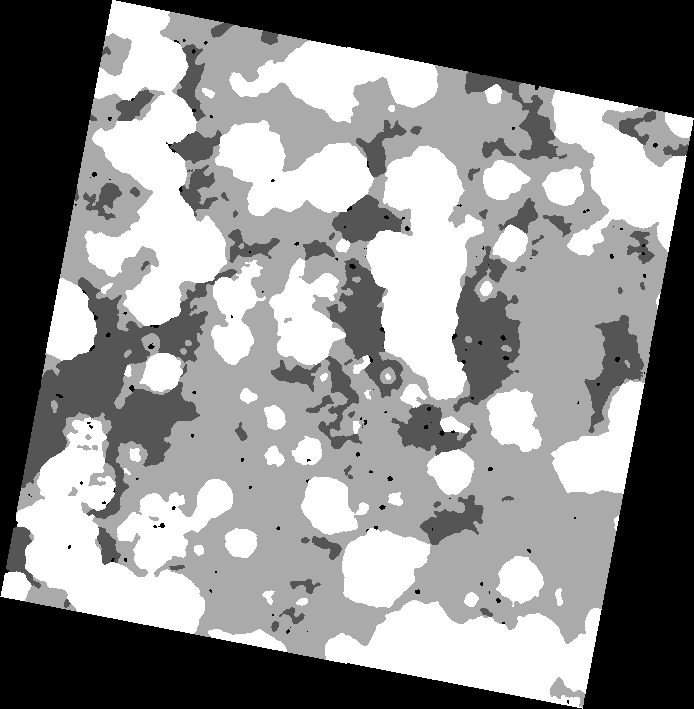
#> input picture optimized_image.tif, 694 x 709 px
$ python rotate.py ../optimized_image.tif out.png ../rotated_image.tif
#> lines starting #> are read from the running program, lines starting #| are printed output that depends on the picture
import numpy as np
from PIL import Image
import math
import sys

def optimize_rotation(image, max_angle=30, step=0.01):
    """ Determines the optimal rotation angle for an image to make it as square as possible.

    Parameters
    ==========

    max_angle = 30
    step = 0.01

    """
    n_zeros = 1e20
    delta_n = -1e20
    for angle in np.arange(0, 20, 0.01):
        im = crop(scale_and_rotate_image(image, 1, 1, angle, mode='I;16'))
        fit = np.sum(np.array(im) == 0)
        delta_n = fit - n_zeros
        #print("DEBUG",angle,delta_n,n_zeros,fit)
        if delta_n > 4000:
            im_final = crop(scale_and_rotate_image(image, 1, 1, optimal_angle, mode='I;16'))
            print("Found optimum angle, {angle}.".format(angle=optimal_angle))
            return im_final
        if fit < n_zeros:
            n_zeros = fit
            optimal_angle = angle
    raise ValueError("max_angle ({angle}) too low. No optimum angle found".format(angle=max_angle))

def crop(image=None):
    data = np.asarray(image)
#> data is the input picture: shape (709, 694) uint16; min 0, max 3, mean 1.64

    non_empty_columns = np.where(data.max(axis=0)>0)[0]
#> non_empty_columns = 694 values from 0 to 693
    non_empty_rows = np.where(data.max(axis=1)>0)[0]
#> non_empty_rows = 709 values from 0 to 708

    cropBox = (min(non_empty_rows), max(non_empty_rows), min(non_empty_columns), max(non_empty_columns))
#> cropBox = (0, 708, 0, 693)

    data_crop = data[cropBox[0]:cropBox[1]+1, cropBox[2]:cropBox[3]+1]

    return Image.fromarray(data_crop)

def scale_and_rotate_image(im, sx, sy, deg_ccw, mode='RGBA', color=None):
    im_orig = im
    im = Image.new(mode, im_orig.size, color)
    im.paste(im_orig)

    w, h = im.size
    angle = math.radians(-deg_ccw)

    cos_theta = math.cos(angle)
    sin_theta = math.sin(angle)

    scaled_w, scaled_h = w * sx, h * sy

    new_w = int(math.ceil(math.fabs(cos_theta * scaled_w) + math.fabs(sin_theta * scaled_h)))
    new_h = int(math.ceil(math.fabs(sin_theta * scaled_w) + math.fabs(cos_theta * scaled_h)))

    cx = w / 2.
    cy = h / 2.
    tx = new_w / 2.
    ty = new_h / 2.

    a = cos_theta / sx
    b = sin_theta / sx
    c = cx - tx * a - ty * b
    d = -sin_theta / sy
    e = cos_theta / sy
    f = cy - tx * d - ty * e

    return im.transform(
        (new_w, new_h),
        Image.AFFINE,
        (a, b, c, d, e, f),
        resample=Image.NEAREST
    )

def rescale(image, zero_val=9999):
    data = np.array(image)
    if np.sum(data == 0) > 0:
        data[data == 0] = zero_val
    data = (data / np.max(data)) * 255
    return Image.fromarray(data)


if __name__ == "__main__":
    in_file = sys.argv[1]
    out_file = sys.argv[2]
    zero_val=sys.argv[3]
    im = crop(Image.open(in_file))
    optimized = optimize_rotation(im)
#> the loop in optimize_rotation, `for angle in np.arange(0, 20, 0.01):` made 1140 passes
#> (fit, delta_n, n_zeros) on passes 1, 2, 14, 15, 26, 34, 35, 38, 42, 43, 45: (134595, -1e+20, 134595), (133193, -1402, 133193), (131795, -1398, 131795), (131793, -2, 131793), (131791, -2, 131791), (131085, -706, 131085), (130394, -691, 130394), (130393, -1, 130393), (129691, -702, 129691), (129001, -690, 129001), (128997, -4, 128997)
#> (fit, delta_n) on passes 3 to 8: (133193, 0), (133193, 0), (133193, 0), (133193, 0), (133193, 0), (133193, 0)
#> pass 2, in crop (call 3), `data = np.asarray(image)`:
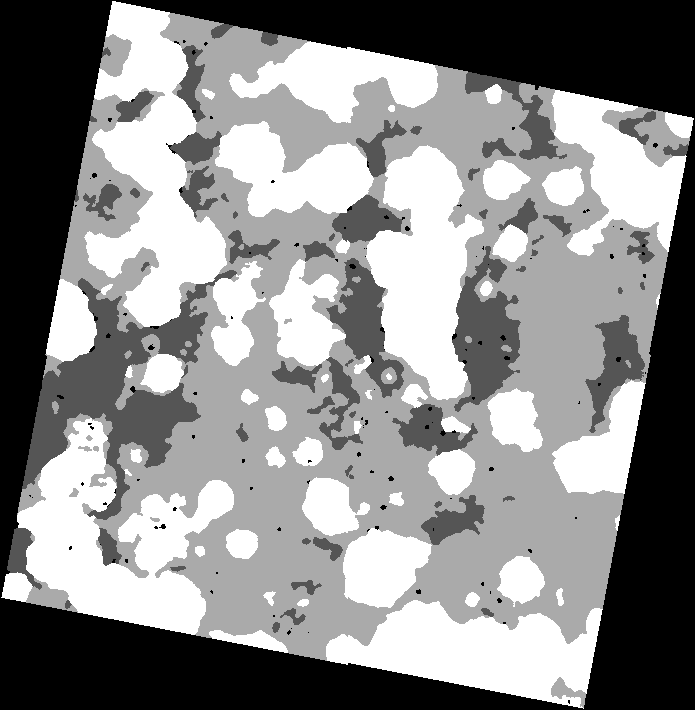
#> data: shape (710, 695) uint16; min 0, max 3, mean 1.64; drawn with min black and max white
#> pass 2, in crop (call 3), `data_crop = data[cropBox[0]:cropBox[1]+1, cropBox[2]:cropBox[3]+1]`:
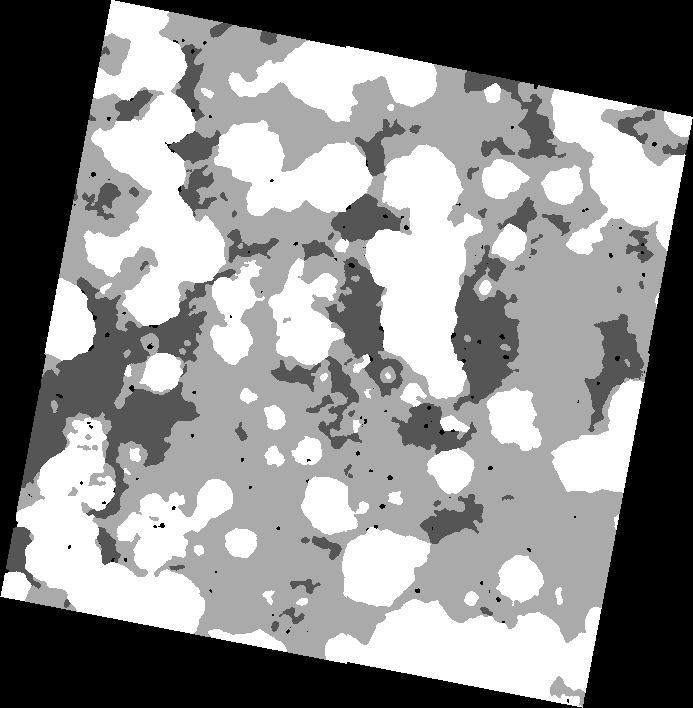
#> data_crop: shape (708, 693) uint16; min 0, max 3, mean 1.65; drawn with min black and max white
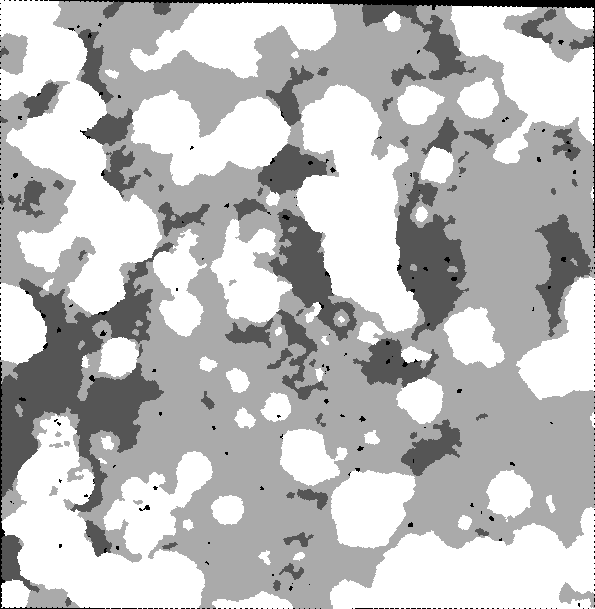
#> optimized: PIL image 595x609 I;16; min 0, max 3, mean 2.23; drawn with min black and max white
    optimized.save(out_file)

$ run again, on test_image.tif
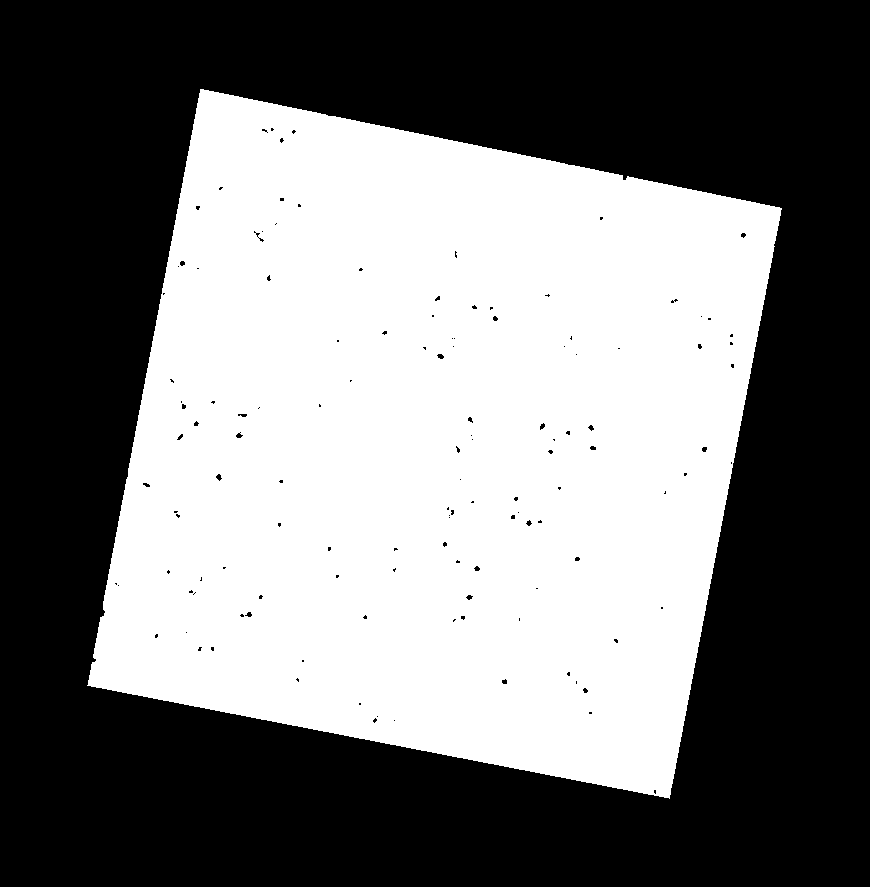
#> input picture test_image.tif, 870 x 887 px
#> in crop, data is the input picture: shape (887, 870) float32; min -3.4e+38, max 3, mean -inf
#> non_empty_columns = 695 values from 87 to 781
#> non_empty_rows = 710 values from 89 to 798
#> cropBox = (89, 798, 87, 781)
#> the loop in optimize_rotation, `for angle in np.arange(0, 20, 0.01):` made 1159 passes
#> (fit, delta_n, n_zeros) on passes 1, 2, 14, 15, 26, 34, 35, 38: (135999, -1e+20, 135999), (134595, -1404, 134595), (133195, -1400, 133195), (133193, -2, 133193), (133191, -2, 133191), (132485, -706, 132485), (131793, -692, 131793), (131791, -2, 131791)
#> pass 1, in crop (call 2), `data = np.asarray(image)`:
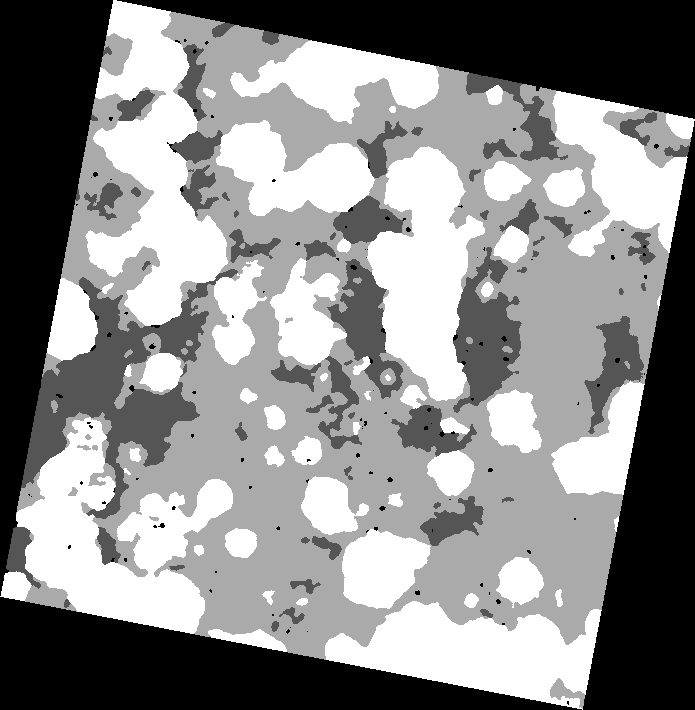
#> data: shape (710, 695) uint16; min 0, max 3, mean 1.64; drawn with min black and max white
#> `optimized = optimize_rotation(im)`:
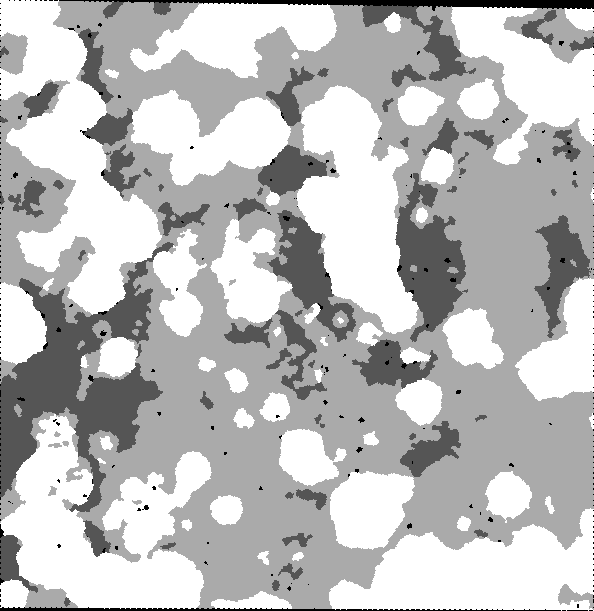
#> optimized: PIL image 594x611 I;16; min 0, max 3, mean 2.23; drawn with min black and max white
